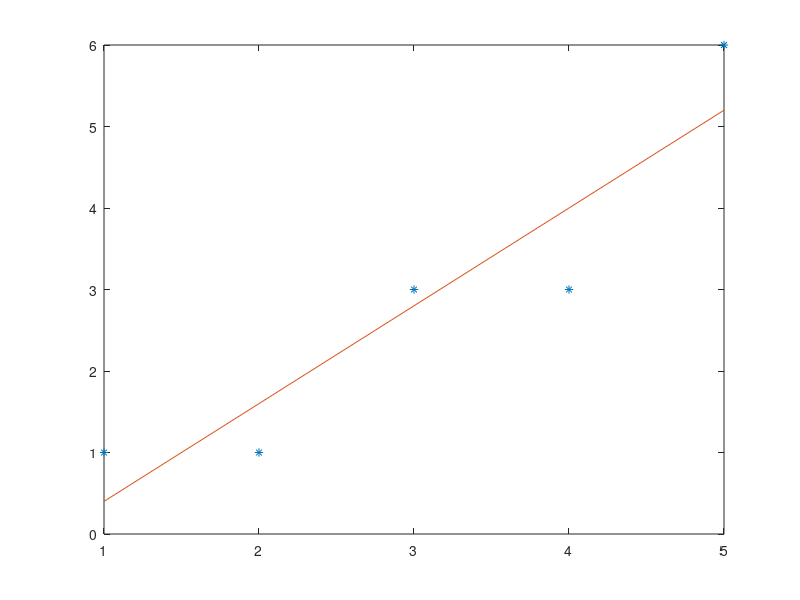

This figure's MATLAB source:
a1= [1 2 3 4 5];
a2= [1 1 3 3 6];

plot(a1,a2,'*');
hold on
%f(t)=a*t + b

%f(1)=a*1+b;
%f(2)=a*2+b;
%f(1)=a*3+b;
%f(2)=a*4+b;
%f(1)=a*5+b;

a=[1 1;2 1;3 1;4 1;5 1];
b=[1;1;3;3;6];

x=inv(a'*a)*a'*b
y= a*x
plot(a1,y)